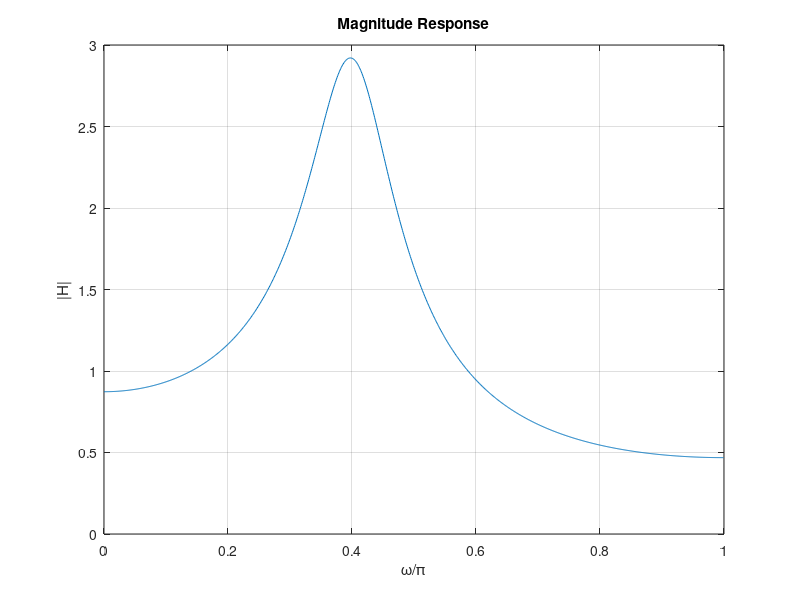
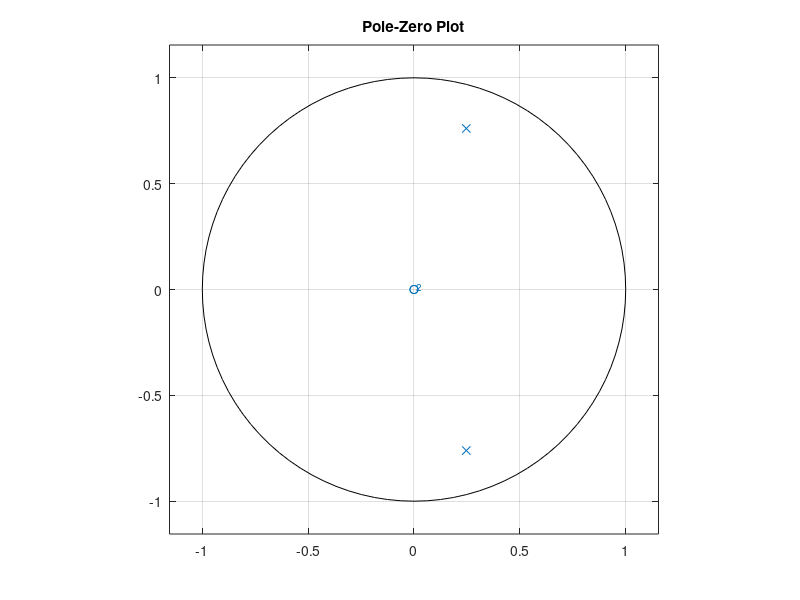

Recreate these plots in MATLAB, in order.
% Problem 3
b = [1];
a = [1 -1.6*cos(0.4*pi) 0.64];

[H,w] = freqz(b,a,1024);

figure;
plot(w/pi, abs(H));
grid on;
title('Magnitude Response');
xlabel('\omega/\pi'); ylabel('|H|');

figure;
zplane(b,a);
title('Pole-Zero Plot');
